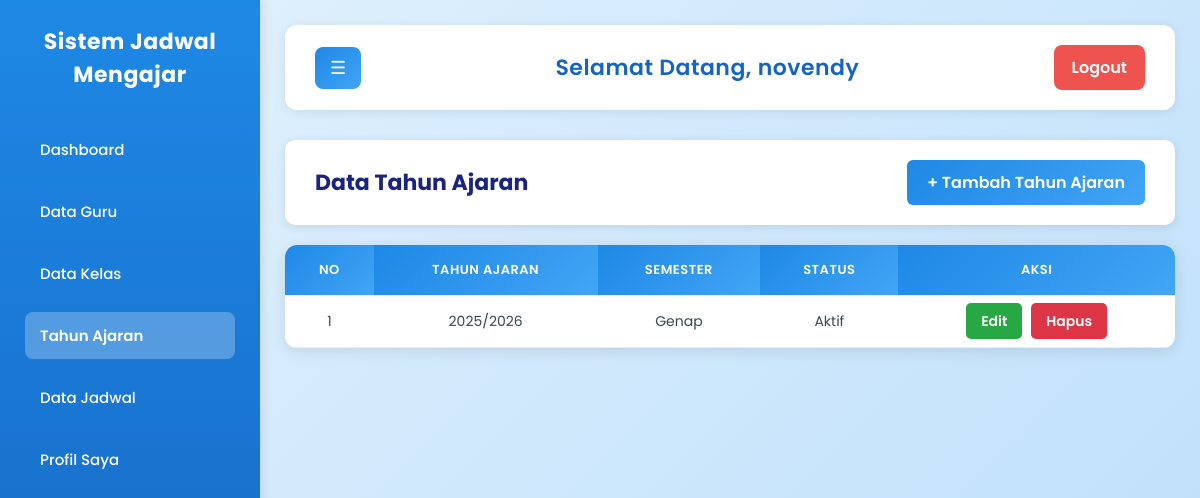
The page /pages/dashboard.php?page=data_tahun (signed in) on the database its author committed.
### tables this page shows
CREATE TABLE `tahun_ajaran` (
  `id_tahun_ajaran` int(11) NOT NULL,
  `tahun_ajaran` varchar(20) NOT NULL,
  `semester` enum('Ganjil','Genap') NOT NULL,
  `STATUS` enum('Aktif','Nonaktif') DEFAULT 'Nonaktif'
);

### pages/tahun/data_tahun.php (the view, shortened to what this page needs)
<?php
include '../config/database.php';
?>
<div class="data-section">
  <div class="data-header">
    <h2>Data Tahun Ajaran</h2>
    <a href="dashboard.php?page=tambah_tahun" class="btn-tambah">+ Tambah Tahun Ajaran</a>
  </div>
  <table class="data-table">
    <thead>
      <tr>
        <th>No</th>
        <th>Tahun Ajaran</th>
        <th>Semester</th>
        <th>Status</th>
        <th>Aksi</th>
      </tr>
    </thead>
    <tbody>
      <?php
      $no = 1;
      $query = mysqli_query($conn, "SELECT * FROM tahun_ajaran ORDER BY tahun_ajaran DESC, semester");
      if ($query && mysqli_num_rows($query) > 0) {
        while ($row = mysqli_fetch_assoc($query)) {
          $tahun_ajaran = htmlspecialchars($row['tahun_ajaran'] ?? '');
          $semester = htmlspecialchars($row['semester'] ?? '');
          $status = htmlspecialchars($row['status'] ?? 'Aktif');
          $id = (int) ($row['id_tahun_ajaran'] ?? 0);
          $badge_class = ($status == 'Aktif') ? 'badge-aktif' : 'badge-nonaktif';
          echo "<tr>
                  <td>{$no}</td>
                  <td>{$tahun_ajaran}</td>
                  <td>{$semester}</td>
                  <td><span class='{$badge_class}'>{$status}</span></td>
                  <td>
                    <a href='dashboard.php?page=edit_tahun&id={$id}' class='btn-edit'>Edit</a>";
          echo "    <a href='dashboard.php?page=data_tahun&hapus=1&id={$id}'
                       class='btn-delete'
                       onclick=\"return confirm('Yakin ingin menghapus tahun ajaran {$tahun_ajaran} {$semester}?')\">Hapus</a>
                  </td>
                </tr>";
          $no++;
        }
      } else {
        echo "<tr><td colspan='5' style='text-align:center;'>Belum ada data tahun ajaran</td></tr>";
      }
      ?>
    </tbody>
  </table>
</div>

### assets/css/dashboard.css (style rules this page uses)
* { margin: 0; padding: 0; box-sizing: border-box; }
body { font-family: 'Poppins', sans-serif; background: linear-gradient(135deg, #e3f2fd 0%, #bbdefb 100%); min-height: 100vh; display: flex; color: #2c3e50; }
.data-header { background: white; padding: 20px 30px; border-radius: 10px; box-shadow: 0 2px 10px rgba(0, 0, 0, 0.1); margin-bottom: 20px; display: flex; justify-content: space-between; align-items: center; }
.data-header h2 { color: #1a237e; font-size: 22px; font-weight: 700; }
.btn-tambah { background: linear-gradient(135deg, #1e88e5 0%, #42a5f5 100%); color: white; padding: 10px 20px; border-radius: 6px; text-decoration: none; font-weight: 600; transition: all 0.3s; }
.data-table { width: 100%; border-collapse: collapse; background: white; border-radius: 12px; overflow: hidden; box-shadow: 0 3px 15px rgba(0, 0, 0, 0.1); }
.data-table th, .data-table td { padding: 15px 18px; text-align: center; border-bottom: 1px solid #eceff1; }
.data-table th { background: linear-gradient(135deg, #1e88e5 0%, #42a5f5 100%); color: white; font-weight: 600; text-transform: uppercase; font-size: 13px; letter-spacing: 0.5px; }
.data-table td { font-size: 14px; color: #37474f; }
.btn-edit { background: #28a745; color: white; padding: 8px 15px; text-decoration: none; border-radius: 5px; font-weight: 600; transition: background 0.3s; font-size: 14px; margin-right: 5px; }
.btn-delete { background: #dc3545; color: white; padding: 8px 15px; text-decoration: none; border-radius: 5px; font-weight: 600; transition: background 0.3s; font-size: 14px; }

### rows shown on the page
tahun_ajaran: tahun_ajaran "2025/2026", semester "Genap", status "Aktif"

### other values the page prints
$_SESSION['user'] "novendy"
